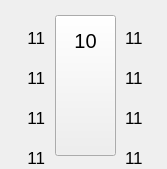
      <widget class="QWidget" name="widget_dispen_10" native="true">
       <property name="geometry">
        <rect>
         <x>503</x>
         <y>180</y>
         <width>167</width>
         <height>169</height>
        </rect>
       </property>
       <property name="minimumSize">
        <size>
         <width>0</width>
         <height>0</height>
        </size>
       </property>
       <property name="font">
        <font>
         <stylestrategy>PreferAntialias</stylestrategy>
        </font>
       </property>
       <widget class="QLabel" name="label_gun_10_2">
        <property name="geometry">
         <rect>
          <x>128</x>
          <y>5</y>
          <width>25</width>
          <height>25</height>
         </rect>
        </property>
        <property name="font">
         <font>
          <stylestrategy>PreferAntialias</stylestrategy>
         </font>
        </property>
        <property name="styleSheet">
         <string notr="true">border-image: url(:/picture/gasgun_green_R.png);</string>
        </property>
        <property name="text">
         <string/>
        </property>
       </widget>
       <widget class="QLabel" name="label_dispen_10">
        <property name="geometry">
         <rect>
          <x>45</x>
          <y>10</y>
          <width>81</width>
          <height>151</height>
         </rect>
        </property>
        <property name="font">
         <font>
          <stylestrategy>PreferAntialias</stylestrategy>
         </font>
        </property>
        <property name="styleSheet">
         <string notr="true">border-image: url(:/picture/jiayouji.png);</string>
        </property>
        <property name="text">
         <string/>
        </property>
       </widget>
       <widget class="QLabel" name="label_gun_10_1">
        <property name="geometry">
         <rect>
          <x>14</x>
          <y>5</y>
          <width>25</width>
          <height>25</height>
         </rect>
        </property>
        <property name="font">
         <font>
          <stylestrategy>PreferAntialias</stylestrategy>
         </font>
        </property>
        <property name="styleSheet">
         <string notr="true">border-image: url(:/picture/gasgun_green_L.png);</string>
        </property>
        <property name="text">
         <string/>
        </property>
       </widget>
       <widget class="QLabel" name="label_gun_10_4">
        <property name="geometry">
         <rect>
          <x>128</x>
          <y>45</y>
          <width>25</width>
          <height>25</height>
         </rect>
        </property>
        <property name="font">
         <font>
          <stylestrategy>PreferAntialias</stylestrategy>
         </font>
        </property>
        <property name="styleSheet">
         <string notr="true">border-image: url(:/picture/gasgun_green_R.png);</string>
        </property>
        <property name="text">
         <string/>
        </property>
       </widget>
       <widget class="QLabel" name="label_gun_10_3">
        <property name="geometry">
         <rect>
          <x>14</x>
          <y>45</y>
          <width>25</width>
          <height>25</height>
         </rect>
        </property>
        <property name="font">
         <font>
          <stylestrategy>PreferAntialias</stylestrategy>
         </font>
        </property>
        <property name="styleSheet">
         <string notr="true">border-image: url(:/picture/gasgun_green_L.png);</string>
        </property>
        <property name="text">
         <string/>
        </property>
       </widget>
       <widget class="QToolButton" name="toolButton_dispen_10">
        <property name="geometry">
         <rect>
          <x>55</x>
          <y>15</y>
          <width>61</width>
          <height>141</height>
         </rect>
        </property>
        <property name="font">
         <font>
          <stylestrategy>PreferAntialias</stylestrategy>
         </font>
        </property>
        <property name="styleSheet">
         <string notr="true">border-image: url(:/picture/touming.png);</string>
        </property>
        <property name="text">
         <string/>
        </property>
       </widget>
       <widget class="QLabel" name="label_gun_10_3u">
        <property name="geometry">
         <rect>
          <x>14</x>
          <y>45</y>
          <width>25</width>
          <height>25</height>
         </rect>
        </property>
        <property name="font">
         <font>
          <stylestrategy>PreferAntialias</stylestrategy>
         </font>
        </property>
        <property name="styleSheet">
         <string notr="true">border-image: url(:/picture/gasgun_blue_L.png);</string>
        </property>
        <property name="text">
         <string/>
        </property>
       </widget>
       <widget class="QLabel" name="label_gun_10_4u">
        <property name="geometry">
         <rect>
          <x>128</x>
          <y>45</y>
          <width>25</width>
          <height>25</height>
         </rect>
        </property>
        <property name="font">
         <font>
          <stylestrategy>PreferAntialias</stylestrategy>
         </font>
        </property>
        <property name="styleSheet">
         <string notr="true">border-image: url(:/picture/gasgun_blue_R.png);</string>
        </property>
        <property name="text">
         <string/>
        </property>
       </widget>
       <widget class="QLabel" name="label_gun_10_2u">
        <property name="geometry">
         <rect>
          <x>128</x>
          <y>5</y>
          <width>25</width>
          <height>25</height>
         </rect>
        </property>
        <property name="font">
         <font>
          <stylestrategy>PreferAntialias</stylestrategy>
         </font>
        </property>
        <property name="styleSheet">
         <string notr="true">border-image: url(:/picture/gasgun_blue_R.png);</string>
        </property>
        <property name="text">
         <string/>
        </property>
       </widget>
       <widget class="QLabel" name="label_gun_10_1u">
        <property name="geometry">
         <rect>
          <x>14</x>
          <y>5</y>
          <width>25</width>
          <height>25</height>
         </rect>
        </property>
        <property name="font">
         <font>
          <stylestrategy>PreferAntialias</stylestrategy>
         </font>
        </property>
        <property name="styleSheet">
         <string notr="true">border-image: url(:/picture/gasgun_blue_L.png);</string>
        </property>
        <property name="text">
         <string/>
        </property>
       </widget>
       <widget class="QLabel" name="label_gun_10_5">
        <property name="geometry">
         <rect>
          <x>14</x>
          <y>85</y>
          <width>25</width>
          <height>25</height>
         </rect>
        </property>
        <property name="font">
         <font>
          <stylestrategy>PreferAntialias</stylestrategy>
         </font>
        </property>
        <property name="styleSheet">
         <string notr="true">border-image: url(:/picture/gasgun_green_L.png);</string>
        </property>
        <property name="text">
         <string/>
        </property>
       </widget>
       <widget class="QLabel" name="label_gun_10_6">
        <property name="geometry">
         <rect>
          <x>128</x>
          <y>85</y>
          <width>25</width>
          <height>25</height>
         </rect>
        </property>
        <property name="font">
         <font>
          <stylestrategy>PreferAntialias</stylestrategy>
         </font>
        </property>
        <property name="styleSheet">
         <string notr="true">border-image: url(:/picture/gasgun_green_R.png);</string>
        </property>
        <property name="text">
         <string/>
        </property>
       </widget>
       <widget class="QLabel" name="label_gun_10_5u">
        <property name="geometry">
         <rect>
          <x>14</x>
          <y>85</y>
          <width>25</width>
          <height>25</height>
         </rect>
        </property>
        <property name="font">
         <font>
          <stylestrategy>PreferAntialias</stylestrategy>
         </font>
        </property>
        <property name="styleSheet">
         <string notr="true">border-image: url(:/picture/gasgun_blue_L.png);</string>
        </property>
        <property name="text">
         <string/>
        </property>
       </widget>
       <widget class="QLabel" name="label_gun_10_6u">
        <property name="geometry">
         <rect>
          <x>128</x>
          <y>85</y>
          <width>25</width>
          <height>25</height>
         </rect>
        </property>
        <property name="font">
         <font>
          <stylestrategy>PreferAntialias</stylestrategy>
         </font>
        </property>
        <property name="styleSheet">
         <string notr="true">border-image: url(:/picture/gasgun_blue_R.png);</string>
        </property>
        <property name="text">
         <string/>
        </property>
       </widget>
       <widget class="QLabel" name="label_gun_10_7u">
        <property name="geometry">
         <rect>
          <x>14</x>
          <y>125</y>
          <width>25</width>
          <height>25</height>
         </rect>
        </property>
        <property name="font">
         <font>
          <stylestrategy>PreferAntialias</stylestrategy>
         </font>
        </property>
        <property name="styleSheet">
         <string notr="true">border-image: url(:/picture/gasgun_blue_L.png);</string>
        </property>
        <property name="text">
         <string/>
        </property>
       </widget>
       <widget class="QLabel" name="label_gun_10_8u">
        <property name="geometry">
         <rect>
          <x>128</x>
          <y>125</y>
          <width>25</width>
          <height>25</height>
         </rect>
        </property>
        <property name="font">
         <font>
          <stylestrategy>PreferAntialias</stylestrategy>
         </font>
        </property>
        <property name="styleSheet">
         <string notr="true">border-image: url(:/picture/gasgun_blue_R.png);</string>
        </property>
        <property name="text">
         <string/>
        </property>
       </widget>
       <widget class="QLabel" name="label_gun_10_7">
        <property name="geometry">
         <rect>
          <x>14</x>
          <y>125</y>
          <width>25</width>
          <height>25</height>
         </rect>
        </property>
        <property name="font">
         <font>
          <stylestrategy>PreferAntialias</stylestrategy>
         </font>
        </property>
        <property name="styleSheet">
         <string notr="true">border-image: url(:/picture/gasgun_green_L.png);</string>
        </property>
        <property name="text">
         <string/>
        </property>
       </widget>
       <widget class="QLabel" name="label_gun_10_8">
        <property name="geometry">
         <rect>
          <x>128</x>
          <y>125</y>
          <width>25</width>
          <height>25</height>
         </rect>
        </property>
        <property name="font">
         <font>
          <stylestrategy>PreferAntialias</stylestrategy>
         </font>
        </property>
        <property name="styleSheet">
         <string notr="true">border-image: url(:/picture/gasgun_green_R.png);</string>
        </property>
        <property name="text">
         <string/>
        </property>
       </widget>
       <widget class="QLabel" name="label_map_79">
        <property name="geometry">
         <rect>
          <x>125</x>
          <y>148</y>
          <width>35</width>
          <height>19</height>
         </rect>
        </property>
        <property name="font">
         <font>
          <pointsize>13</pointsize>
          <stylestrategy>PreferAntialias</stylestrategy>
         </font>
        </property>
        <property name="text">
         <string>11</string>
        </property>
        <property name="alignment">
         <set>Qt::AlignLeading|Qt::AlignLeft|Qt::AlignVCenter</set>
        </property>
       </widget>
       <widget class="QLabel" name="label_map_74">
        <property name="geometry">
         <rect>
          <x>10</x>
          <y>68</y>
          <width>35</width>
          <height>19</height>
         </rect>
        </property>
        <property name="font">
         <font>
          <pointsize>13</pointsize>
          <stylestrategy>PreferAntialias</stylestrategy>
         </font>
        </property>
        <property name="text">
         <string>11</string>
        </property>
        <property name="alignment">
         <set>Qt::AlignRight|Qt::AlignTrailing|Qt::AlignVCenter</set>
        </property>
       </widget>
       <widget class="QLabel" name="label_map_75">
        <property name="geometry">
         <rect>
          <x>125</x>
          <y>68</y>
          <width>35</width>
          <height>19</height>
         </rect>
        </property>
        <property name="font">
         <font>
          <pointsize>13</pointsize>
          <stylestrategy>PreferAntialias</stylestrategy>
         </font>
        </property>
        <property name="text">
         <string>11</string>
        </property>
        <property name="alignment">
         <set>Qt::AlignLeading|Qt::AlignLeft|Qt::AlignVCenter</set>
        </property>
       </widget>
       <widget class="QLabel" name="label_map_77">
        <property name="geometry">
         <rect>
          <x>125</x>
          <y>108</y>
          <width>35</width>
          <height>19</height>
         </rect>
        </property>
        <property name="font">
         <font>
          <pointsize>13</pointsize>
          <stylestrategy>PreferAntialias</stylestrategy>
         </font>
        </property>
        <property name="text">
         <string>11</string>
        </property>
        <property name="alignment">
         <set>Qt::AlignLeading|Qt::AlignLeft|Qt::AlignVCenter</set>
        </property>
       </widget>
       <widget class="QLabel" name="label_map_78">
        <property name="geometry">
         <rect>
          <x>10</x>
          <y>148</y>
          <width>35</width>
          <height>19</height>
         </rect>
        </property>
        <property name="font">
         <font>
          <pointsize>13</pointsize>
          <stylestrategy>PreferAntialias</stylestrategy>
         </font>
        </property>
        <property name="text">
         <string>11</string>
        </property>
        <property name="alignment">
         <set>Qt::AlignRight|Qt::AlignTrailing|Qt::AlignVCenter</set>
        </property>
       </widget>
       <widget class="QLabel" name="label_map_72">
        <property name="geometry">
         <rect>
          <x>10</x>
          <y>28</y>
          <width>35</width>
          <height>19</height>
         </rect>
        </property>
        <property name="font">
         <font>
          <pointsize>13</pointsize>
          <stylestrategy>PreferAntialias</stylestrategy>
         </font>
        </property>
        <property name="text">
         <string>11</string>
        </property>
        <property name="alignment">
         <set>Qt::AlignRight|Qt::AlignTrailing|Qt::AlignVCenter</set>
        </property>
       </widget>
       <widget class="QLabel" name="label_map_73">
        <property name="geometry">
         <rect>
          <x>125</x>
          <y>28</y>
          <width>35</width>
          <height>19</height>
         </rect>
        </property>
        <property name="font">
         <font>
          <pointsize>13</pointsize>
          <stylestrategy>PreferAntialias</stylestrategy>
         </font>
        </property>
        <property name="text">
         <string>11</string>
        </property>
        <property name="alignment">
         <set>Qt::AlignLeading|Qt::AlignLeft|Qt::AlignVCenter</set>
        </property>
       </widget>
       <widget class="QLabel" name="label_map_76">
        <property name="geometry">
         <rect>
          <x>10</x>
          <y>108</y>
          <width>35</width>
          <height>19</height>
         </rect>
        </property>
        <property name="font">
         <font>
          <pointsize>13</pointsize>
          <stylestrategy>PreferAntialias</stylestrategy>
         </font>
        </property>
        <property name="text">
         <string>11</string>
        </property>
        <property name="alignment">
         <set>Qt::AlignRight|Qt::AlignTrailing|Qt::AlignVCenter</set>
        </property>
       </widget>
       <widget class="QLabel" name="label_187">
        <property name="geometry">
         <rect>
          <x>75</x>
          <y>30</y>
          <width>21</width>
          <height>21</height>
         </rect>
        </property>
        <property name="font">
         <font>
          <pointsize>15</pointsize>
          <weight>50</weight>
          <bold>false</bold>
          <stylestrategy>PreferAntialias</stylestrategy>
         </font>
        </property>
        <property name="text">
         <string>10</string>
        </property>
        <property name="alignment">
         <set>Qt::AlignCenter</set>
        </property>
       </widget>
       <zorder>label_gun_10_2</zorder>
       <zorder>label_dispen_10</zorder>
       <zorder>label_gun_10_1</zorder>
       <zorder>label_gun_10_4</zorder>
       <zorder>label_gun_10_3</zorder>
       <zorder>toolButton_dispen_10</zorder>
       <zorder>label_gun_10_3u</zorder>
       <zorder>label_gun_10_4u</zorder>
       <zorder>label_gun_10_2u</zorder>
       <zorder>label_gun_10_1u</zorder>
       <zorder>label_gun_10_5</zorder>
       <zorder>label_gun_10_6</zorder>
       <zorder>label_gun_10_5u</zorder>
       <zorder>label_gun_10_6u</zorder>
       <zorder>label_gun_10_7</zorder>
       <zorder>label_gun_10_8</zorder>
       <zorder>label_gun_10_8u</zorder>
       <zorder>label_gun_10_7u</zorder>
       <zorder>label_map_79</zorder>
       <zorder>label_map_74</zorder>
       <zorder>label_map_75</zorder>
       <zorder>label_map_77</zorder>
       <zorder>label_map_78</zorder>
       <zorder>label_map_72</zorder>
       <zorder>label_map_73</zorder>
       <zorder>label_map_76</zorder>
       <zorder>label_187</zorder>
      </widget>
